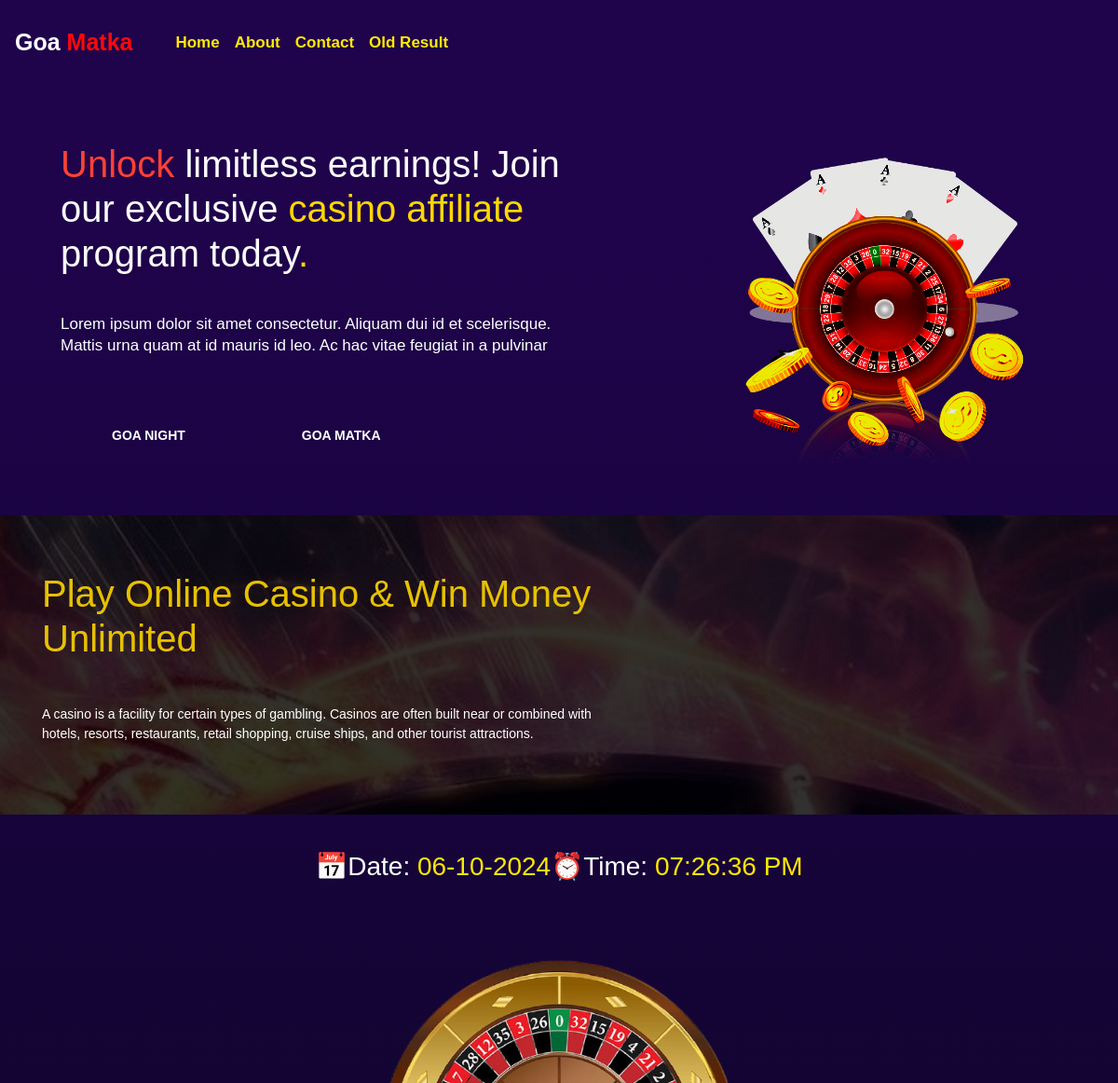
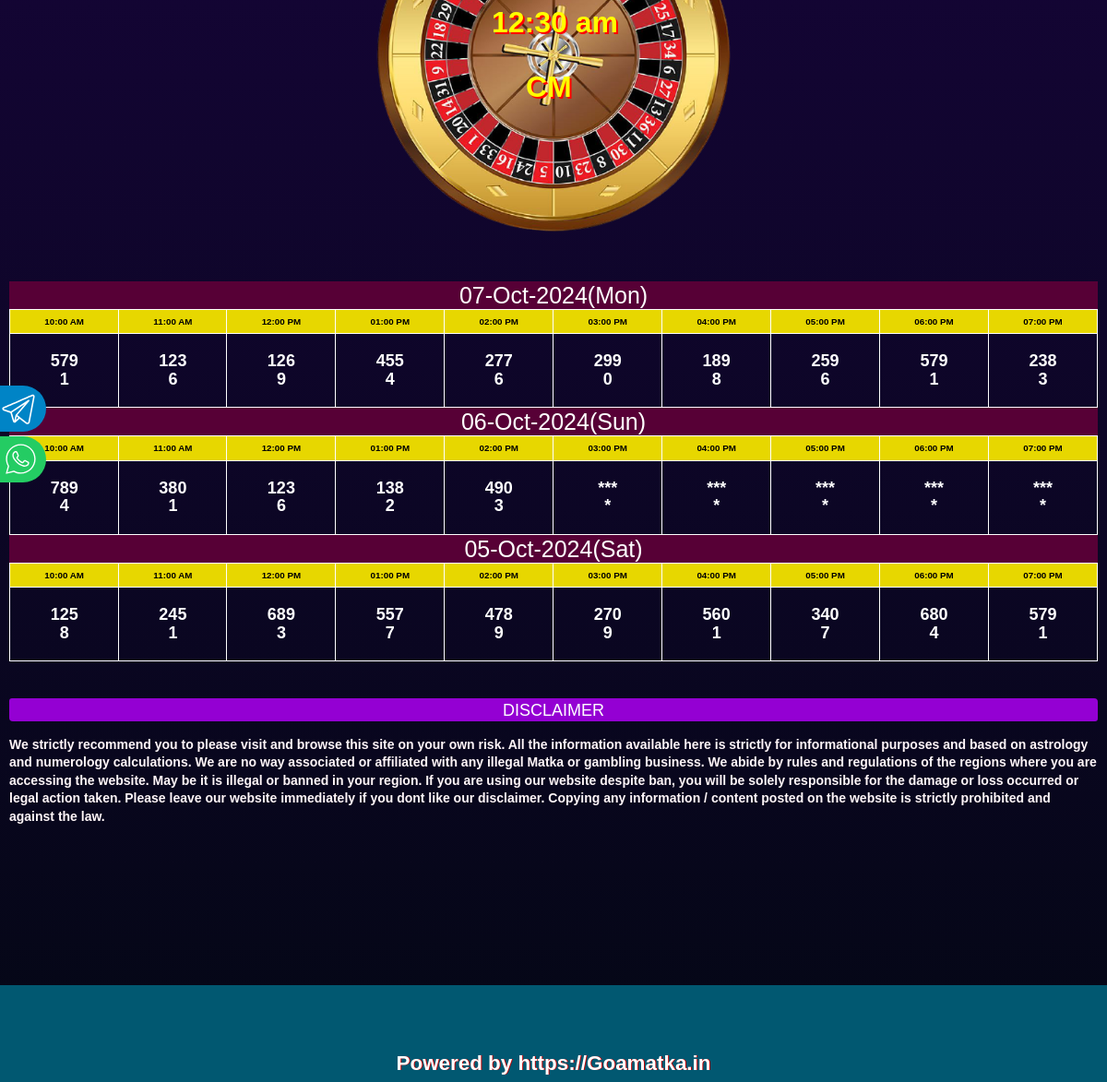
The page /text on the database its author committed (2 pictures, top to bottom).
### app.py (models this page shows)
class Result(db.Model):
    __tablename__ = "results"
    id = db.Column(db.Integer, primary_key=True)
    slot_1_1 = db.Column(db.String(1), nullable=True)
    slot_1_3 = db.Column(db.String(3), nullable=True)
    slot_2_1 = db.Column(db.String(1), nullable=True)
    slot_2_3 = db.Column(db.String(3), nullable=True)
    slot_3_1 = db.Column(db.String(1), nullable=True)
    slot_3_3 = db.Column(db.String(3), nullable=True)
    slot_4_1 = db.Column(db.String(1), nullable=True)
    slot_4_3 = db.Column(db.String(3), nullable=True)
    slot_5_1 = db.Column(db.String(1), nullable=True)
    slot_5_3 = db.Column(db.String(3), nullable=True)
    slot_6_1 = db.Column(db.String(1), nullable=True)
    slot_6_3 = db.Column(db.String(3), nullable=True)
    slot_7_1 = db.Column(db.String(1), nullable=True)
    slot_7_3 = db.Column(db.String(3), nullable=True)
    slot_8_1 = db.Column(db.String(1), nullable=True)
    slot_8_3 = db.Column(db.String(3), nullable=True)
    slot_9_1 = db.Column(db.String(1), nullable=True)
    slot_9_3 = db.Column(db.String(3), nullable=True)
    slot_10_1 = db.Column(db.String(1), nullable=True)
    slot_10_3 = db.Column(db.String(3), nullable=True)
    date = db.Column(db.String(30), nullable=False)

### app.py (the view)
@app.route("/text")
def text():
    results = Result.query.order_by(Result.id.desc()).all()
    now = datetime.now(timezone("Asia/Kolkata"))
    currentday = now.strftime('%d-%b-%Y(%a)')
    daily_data = Result.query.filter_by(date=currentday).first()
    daily_extra = Extra.query.filter_by(date=currentday).first()
    start_time = {
    'slot1' : now.replace(hour=10, minute=0, second=0, microsecond=0),
    'slot2' : now.replace(hour=11, minute=0, second=0, microsecond=0),
    'slot3' : now.replace(hour=12, minute=0, second=0, microsecond=0),
    'slot4' : now.replace(hour=13, minute=0, second=0, microsecond=0),
    'slot5' : now.replace(hour=14, minute=0, second=0, microsecond=0),
    'slot6' : now.replace(hour=15, minute=0, second=0, microsecond=0),
    'slot7' : now.replace(hour=16, minute=0, second=0, microsecond=0),
    'slot8' : now.replace(hour=17, minute=0, second=0, microsecond=0),
    'slot9' : now.replace(hour=18, minute=0, second=0, microsecond=0),
    'slot10' : now.replace(hour=19, minute=0, second=0, microsecond=0)
    }
    end_time = {
    'slot1' : now.replace(hour=10, minute=55, second=0, microsecond=0),
    'slot2' : now.replace(hour=11, minute=55, second=0, microsecond=0),
    'slot3' : now.replace(hour=12, minute=55, second=0, microsecond=0),
    'slot4' : now.replace(hour=13, minute=55, second=0, microsecond=0),
    'slot5' : now.replace(hour=14, minute=55, second=0, microsecond=0),
    'slot6' : now.replace(hour=15, minute=55, second=0, microsecond=0),
    'slot7' : now.replace(hour=16, minute=55, second=0, microsecond=0),
    'slot8' : now.replace(hour=17, minute=55, second=0, microsecond=0),
    'slot9' : now.replace(hour=18, minute=55, second=0, microsecond=0),
    'slot10' : now.replace(hour=19, minute=55, second=0, microsecond=0),
    }
    return render_template('text.html', results=results, extra=daily_extra, now=now, start_time=start_time, end_time=end_time, daily_data=daily_data, title="Fastest and Live Online Goa Satta Result only at goasatta.in")

### templates/text.html (shortened to what this page needs)
{% extends 'layout.html' %}
{% block body %}
	<body class="index-body"  style="margin-top: 20px;">
        <section class="hero-banner gradient-1">
            <div class="container-fluid hero-banner-inner">
                <div class="row align-items-center">
                    <div class="col-xxl-6 col-xl-5 col-md-12 order-xl-2">
                        <div class="banner-image text-xl-start text-center">
                            <img class="hero-img" src="/static/banner.png" alt="/banner" >
                        </div>
                    </div>
                    <div class="col-xxl-6 col-xl-7 col-lg-8 ms-xl-0 me-xl-0 ms-auto me-auto order-xl-1">
                        <div class="banner-content">
                            <h1 class="font-sec white ">
                                <span class="color-sec">Unlock</span> limitless earnings! Join our exclusive  <span class="color-primary">casino</span>
                                <span class="color-primary">affiliate</span>  program today<span class="color-primary">.</span>
                            </h1>
                            <p class="text-18">
                                Lorem ipsum dolor sit amet consectetur. Aliquam dui id et scelerisque. Mattis urna quam at id mauris id leo. Ac hac vitae feugiat in a pulvinar
                            </p>
                            <div class="display-button">
                                <a href="about.html" class="cus-btn-1 primary">Goa Night</a>
                                <a href="contact.html" class="cus-btn-1 primary">Goa Matka</a>
                            </div>
                        </div>
                    </div>
                </div>
            </div>
        </section>
	<section class="counter-section pt-120 pb-120">
        <div class="">
			<div class="row g-2 align-items-center">
				<div class="col-xxl-6 col-lg-7 index-extra">
						<h1 class="h1-extra">
							Play Online <span>Casino</span> & Win Money <span>Unlimited</span>
						</h1>
						<br><br>
						<p class="wow fadeInDown p-extra" data-wow-delay="0.5s">
							A casino is a facility for certain types of gambling. Casinos are often built near or
							combined with hotels, resorts, restaurants, retail shopping, cruise ships, and other tourist
							attractions.
						</p>
				</div>
			</div>
        </div>
    </section>
<div class="social-dd">
	  <div class="social-btn color-telegram">
		<div class="icons8-telegram-app"></div>
	  </div>
	  <div class="social-btn color-whatsapp">
		<div class="icons8-whatsapp"></div>
		<a target="_self" href="https://wa.me/+918777355154">	<p class="order-1 google-font margin-instagram">whatsapp</p>
		</a>
	  </div>
  </div>
<div class="margin">
		<br /><br />
		<div class="container">
		  <h3 class="text-center small-1">
			<div class="line-change"><span>📅Date: </span><span id="date" style="color: rgb(255, 230, 4);"> </span>
			</div>
			<div class="line-change"><span>⏰Time: </span><span id="time" style="color: rgb(255, 230, 4);"></span>
			</div>
			</h3>
		  <br /> <br> <br>
		</div>
<div class="w-mob">
	<div class="col-xs-12 wheel"style="position: relative;" >
		<div style="position: relative;">
			<img src="/static/round-img.png" class="rotate" alt="CM Satta Matka">
			<center><h2 class="lap">12:30 am</h2></center>
		</div>
	<div class="col-xs-1 lapp">
	<h2 class style="color: yellow;font-weight: 800;">CM</h2>
	</div>
</div>
</div>
    {% for result in results %}
	<div class="">
		<h3 class="center t-h2 date">{{result.date}}</h3>
		<div class="table-container-1">
		  <center>
			<center>
				<div>
				  <table class="tg" cellpadding="2">
					<tbody>
					  <tr class="slot">
						<td>10:00 AM</td>
						<td>11:00 AM</td>
						<td>12:00 PM</td>
						<td>01:00 PM</td>
						<td>02:00 PM</td>
						<td>03:00 PM</td>
						<td>04:00 PM</td>
						<td>05:00 PM</td>
						<td>06:00 PM</td>
						<td>07:00 PM</td>
					  </tr>
					  <tr class="result">
						<td >
						  {% if result.slot_1_3 %}
							  <b>{{result.slot_1_3}}</b>
							  <br>
							  <b>{{result.slot_1_1}}</b>
						  {% else %}
							  <b>***</b>
							  <br>
							  <b>*</b>
						  {% endif %}
						</td>
						<td >
						  {% if result.slot_2_3 %}
							  <b>{{result.slot_2_3}}</b>
							  <br>
							  <b>{{result.slot_2_1}}</b>
						  {% else %}
							  <b>***</b>
							  <br>
							  <b>*</b>
						  {% endif %}
						</td>
						<td >
						  {% if result.slot_3_3 %}
							  <b>{{result.slot_3_3}}</b>
							  <br>
							  <b>{{result.slot_3_1}}</b>
						  {% else %}
							  <b>***</b>
							  <br>
							  <b>*</b>
						  {% endif %}
						</td>
						<td >
						  {% if result.slot_4_3 %}
							  <b>{{result.slot_4_3}}</b>
							  <br>
							  <b>{{result.slot_4_1}}</b>
						  {% else %}
							  <b>***</b>
							  <br>
							  <b>*</b>
						  {% endif %}
						</td>
						<td >
						  {% if result.slot_5_3 %}
							  <b>{{result.slot_5_3}}</b>
							  <br>
							  <b>{{result.slot_5_1}}</b>
						  {% else %}
							  <b>***</b>
							  <br>
							  <b>*</b>
						  {% endif %}
						</td>
						<td >
						  {% if result.slot_6_3 %}
							  <b>{{result.slot_6_3}}</b>
							  <br>
							  <b>{{result.slot_6_1}}</b>
						  {% else %}
							  <b>***</b>
							  <br>
							  <b>*</b>
						  {% endif %}
						</td>
						<td >
						  {% if result.slot_7_3 %}
							  <b>{{result.slot_7_3}}</b>
							  <br>
							  <b>{{result.slot_7_1}}</b>
						  {% else %}
							  <b>***</b>
							  <br>
							  <b>*</b>
						  {% endif %}
						</td>
						<td >
						  {% if result.slot_8_3 %}
							  <b>{{result.slot_8_3}}</b>
							  <br>
							  <b>{{result.slot_8_1}}</b>
						  {% else %}
							  <b>***</b>
							  <br>
							  <b>*</b>
						  {% endif %}
						</td>
						<td >
						  {% if result.slot_9_3 %}
							  <b>{{result.slot_9_3}}</b>
							  <br>
							  <b>{{result.slot_9_1}}</b>
						  {% else %}
							  <b>***</b>
							  <br>
							  <b>*</b>
						  {% endif %}
						</td>
						<td >
						  {% if result.slot_10_3 %}
							  <b>{{result.slot_10_3}}</b>
							  <br>
							  <b>{{result.slot_10_1}}</b>
						  {% else %}
							  <b>***</b>
							  <br>
							  <b>*</b>
						  {% endif %}
						</td>
					  </tr>
					</tbody>
				  </table>
				</div>
			</center>
		</div>
	  </div>
	{% endfor %}
    <br /><br />
	<div id="disc">
        <p style="background-color:darkviolet;color:white;text-align:center;font-size:large;border-radius:3px 4px;height:25px;padding-top:4px;">DISCLAIMER</p>
        <p style="color:rgb(255, 246, 248);">
            <b>
                We strictly recommend you to please visit and browse this site on your own risk. All the information available here is strictly for informational purposes and based on astrology and numerology calculations. We are no way associated or affiliated with any illegal Matka or gambling business.
                We abide by rules and regulations of the regions where you are accessing the website.
                May be it is illegal or banned in your region. If you are using our website despite ban, you will be solely responsible for the damage or loss occurred or legal action taken.
                Please leave our website immediately if you dont like our disclaimer.
                Copying any information / content posted on the website is strictly prohibited and against the law.
            </b>
        </p>
    </div>
	<br><br>
  </body>
<div class="but-rel">
	<button id="btnOpenForm">Contact</button>
  </div>
<br><br><br><br><br><br>
{% endblock body %}

### static/css/index.css (style rules this page uses)
.p-extra { line-height: 1.5; }
.small-1 { display: flex; flex-direction: row; justify-content: center; }
.text-center { text-align: center; }
.center { display: flex; justify-content: center; }
.margin { margin-left: 10px; margin-right: 10px; }
* { margin: 0; padding: 0; box-sizing: border-box; }
.date { text-align: center; font-size: 25px; color: White; background-color: #570036; height: 50px; margin-top: 0px; margin-bottom: 0px; padding-top: 9px; }
.tg { border: 1px solid black; width: 100%; text-align: center; border-collapse: collapse; border-spacing: 0; }
.tg td { border: 1px solid rgb(255, 255, 255); }
.slot td { padding: 3px; font-size: 70%; font-weight: 900; background-color: #e7d700; color: black; }
.result { height: 80px; }
.result td { font-size: large; font-weight: 900 }
.social-btn { display: flex; width: 180px; align-items: center; justify-content: space-between; padding-left: 30px; padding-right: 10px; padding-top: 5px; padding-bottom: 5px; border: 1px; border-bottom-right-radius: 30px; border-top-right-radius: 30px; margin-bottom: 5px; position: relative; left: -130px; transition: left 1s; }
.social-dd { position: fixed; top: 70%; left: 0; transform: translateY(-50%); }
.social-dd a { text-decoration: none; }
.color-telegram { background-color: #0084c6; }
.color-whatsapp { background-color: #24cc63; }
.google-font { font-family: "Lato", sans-serif; font-size: 1.25rem; }
.social-btn p { color: white; padding-right: 20px; width: fit-content; margin-top: 0px; margin-bottom: 0px; }
.icons8-telegram-app { order: 2; display: inline-block; width: 40px; height: 40px; background-size: 100%; }
.icons8-whatsapp { order: 2; display: inline-block; width: 40px; height: 40px; background-size: 100%; }

### static/css/all.css (style rules this page uses)
html { scroll-behavior: smooth; }

### static/css/login.css (style rules this page uses)
:root { --bg-offset-x: 20%; --bg-offset-y: 25%; }

### static/css/admin.css (style rules this page uses)
:root { --bg-offset-x: 0px; --bg-offset-y: 15%; }

### static/css/contact.css (style rules this page uses)
#btnOpenForm { color: rgb(255, 255, 255); font-weight: 600; background-image:radial-gradient(rgb(72, 65, 65),#FFD700); border: none; outline: none; cursor: pointer; position: fixed; right: 20px; bottom: 25px; padding: 20px; border-radius: 80%; }

### static/css/about.css (style rules this page uses)
:root { --header-height: 3.5rem; --first-color: hsl(14, 98%, 50%); --black-color: hsl(0, 0%, 0%); --black-color-light: hsl(0, 0%, 40%); --white-color: hsl(0, 0%, 95%); --title-color: hsl(0, 0%, 0%); --text-color: hsl(0, 0%, 35%); --text-color-light: hsl(0, 0%, 64%); --body-color: hsl(0, 0%, 87%); --container-color: hsl(50, 85%, 30%); --body-font: "Bai Jamjuree", sans-serif; --biggest-font-size: 2.5rem; --h1-font-size: 1.75rem; --h2-font-size: 1.25rem; --h3-font-size: 1.125rem; --normal-font-size: 0.938rem; --small-font-size: 0.813rem; --smaller-font-size: 0.75rem; --font-regular: 400; --font-medium: 500; --font-semi-bold: 600; --font-bold: 700; --z-tooltip: 10; --z-fixed: 100; }
@media screen and (min-width: 1150px) { :root { --biggest-font-size: 4.5rem; --h1-font-size: 3rem; --h2-font-size: 1.5rem; --h3-font-size: 1.25rem; --normal-font-size: 1rem; --small-font-size: 0.875rem; --smaller-font-size: 0.813rem; } }
* { box-sizing: border-box; padding: 0; margin: 0; }
@media screen and (min-width: 1150px) { .container { margin-inline: auto; } }

### static/css/wheel.css (style rules this page uses)
.lap { position: absolute; color:yellow; font-weight:700; text-shadow: 2px 2px #ff0000; width: fit-content; margin-top: -300px; margin-left: 133px; }
.w-mob { display: flex; justify-content: center; align-items: center; }
.lapp { position:absolute; color:yellow; text-shadow: 2px 2px #ff0000; font-weight:700; font-size:48px; text-transform:uppercase; animation-name: example; animation-duration:3s; animation-iteration-count:200; transition:color 5s; transition:color 5s; cursor:pointer; -webkit-animation: chak 3s infinite; animation: chak 3s infinite; margin-top: -230px; margin-left: 170px; }
.lapp { font-size: 2em; animation: rotateMirror 6s ease-in-out infinite; -webkit-animation: rotateMirror 6s ease-in-out infinite; }
.rotate { width: 400px; height: 400px; animation: spin 6s ease-in-out infinite; display: block; margin: 0 auto; margin-bottom: 45px; }

### rows shown on the page
Result: date "07-Oct-2024(Mon)", slot_1_3 "579", slot_1_1 "1", slot_2_3 "123", slot_2_1 "6", slot_3_3 "126", slot_3_1 "9", slot_4_3 "455", slot_4_1 "4", slot_5_3 "277", slot_5_1 "6", slot_6_3 "299", slot_6_1 "0", slot_7_3 "189", slot_7_1 "8", slot_8_3 "259", slot_8_1 "6", slot_9_3 "579", slot_9_1 "1", slot_10_3 "238", slot_10_1 "3"
Result: date "06-Oct-2024(Sun)", slot_1_3 "789", slot_1_1 "4", slot_2_3 "380", slot_2_1 "1", slot_3_3 "123", slot_3_1 "6", slot_4_3 "138", slot_4_1 "2", slot_5_3 "490", slot_5_1 "3"
Result: date "05-Oct-2024(Sat)", slot_1_3 "125", slot_1_1 "8", slot_2_3 "245", slot_2_1 "1", slot_3_3 "689", slot_3_1 "3", slot_4_3 "557", slot_4_1 "7", slot_5_3 "478", slot_5_1 "9", slot_6_3 "270", slot_6_1 "9", slot_7_3 "560", slot_7_1 "1", slot_8_3 "340", slot_8_1 "7", slot_9_3 "680", slot_9_1 "4", slot_10_3 "579", slot_10_1 "1"
